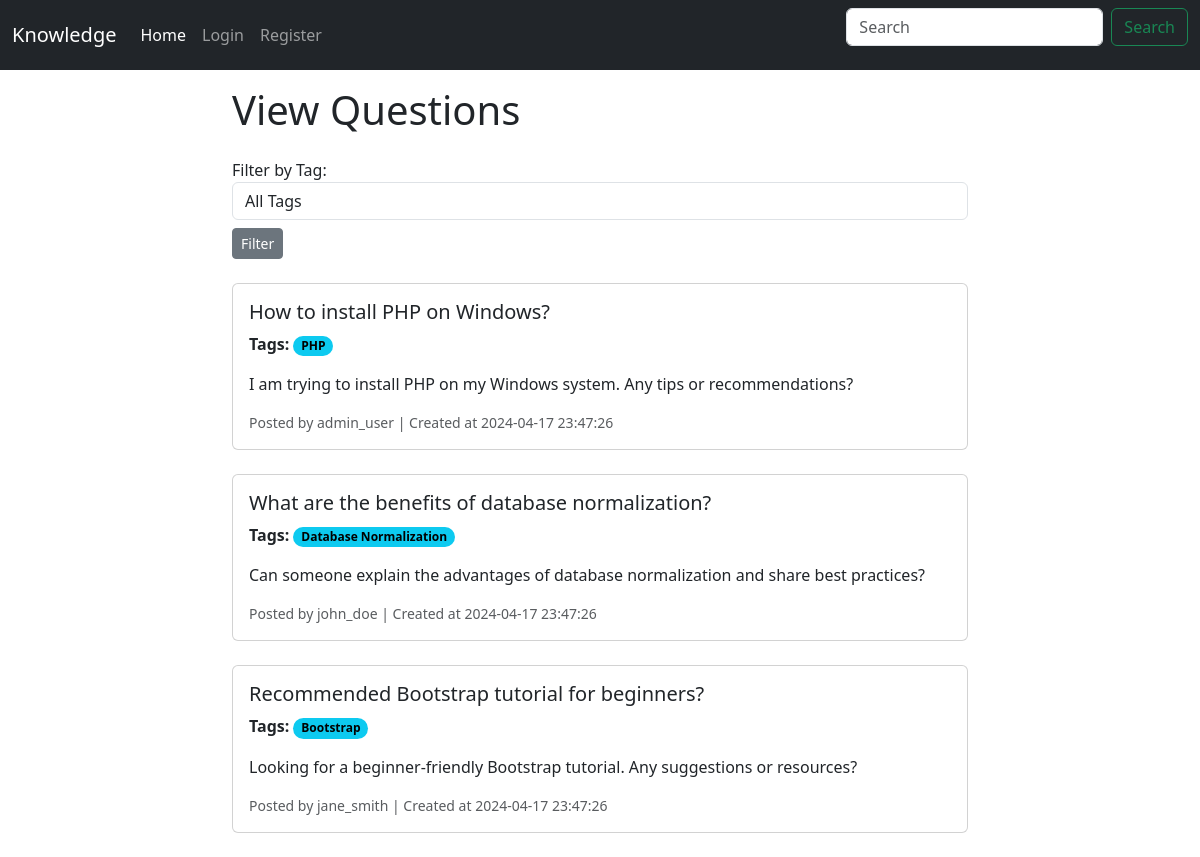
The page / on the database its author committed.
### tables this page shows
CREATE TABLE Questions (
    question_id INT PRIMARY KEY AUTO_INCREMENT,
    user_id INT,
    title VARCHAR(255) NOT NULL,
    body TEXT NOT NULL,
    created_at TIMESTAMP DEFAULT CURRENT_TIMESTAMP,
    updated_at TIMESTAMP DEFAULT CURRENT_TIMESTAMP ON UPDATE CURRENT_TIMESTAMP,
    reputations INT,
    FOREIGN KEY (user_id) REFERENCES Users(user_id) ON DELETE CASCADE
);

CREATE TABLE Tags (
    tag_id INT PRIMARY KEY AUTO_INCREMENT,
    name VARCHAR(50) UNIQUE NOT NULL
);

CREATE TABLE Users (
    user_id INT PRIMARY KEY AUTO_INCREMENT,
    username VARCHAR(50) UNIQUE NOT NULL,
    email VARCHAR(100) UNIQUE NOT NULL,
    password VARCHAR(100) NOT NULL,
    photo VARCHAR(255),
    created_at TIMESTAMP DEFAULT CURRENT_TIMESTAMP,
    reputations INT,
    role ENUM('admin', 'user') NOT NULL DEFAULT 'user'
);

### Utils/config.php (called while the page is built, shortened)
<?php
$domain = "http://localhost/se-project/";

### Services/AuthService.php (called while the page is built, shortened)
<?php
class AuthService
{
    public function isLoggedIn(): bool
    {
        return isset($_SESSION['username']);
    }
}

### Services/QuestionService.php (called while the page is built, shortened)
<?php
class QuestionService implements Service
{
    private $db;
    public function __construct()
    {
        $dbConnection = new DBConnection();
        $this->db = $dbConnection->getConnection();
    }
    public function getAll()
    {
        $query = "SELECT * FROM Questions";
        $stmt = $this->db->query($query);
        $questionDataArray = $stmt->fetchAll(PDO::FETCH_ASSOC);
        $questions = [];
        foreach ($questionDataArray as $questionData) {
            $questions[] = new Question($questionData['question_id'], $questionData['user_id'], $questionData['title'], $questionData['body'], $questionData['created_at'], $questionData['updated_at'], $questionData['reputations']);
        }
        return $questions;
    }
}
?>

### Utils/DBConnection.php (called while the page is built, shortened)
<?php
class DBConnection
{
    private string $host = 'localhost';
    private string $db_name = 'se-project';
    private string $username = 'root';
    private string $password = '';
    public function getConnection()
    {
        $this->conn = null;
        try {
            $this->conn = new PDO("mysql:host={$this->host};dbname={$this->db_name}", $this->username, $this->password);
            $this->conn->setAttribute(PDO::ATTR_ERRMODE, PDO::ERRMODE_EXCEPTION);
        } catch (PDOException $exception) {
            echo "Connection error: " . $exception->getMessage();
        }
        return $this->conn;
    }
}

### Models/Question.php (called while the page is built, shortened)
<?php
class Question {
    public int $question_id;
    public int $user_id;
    public string $title;
    public string $body;
    public string $created_at;
    public function __construct(int $question_id, int $user_id, string $title, string $body, string $created_at, string $updated_at, int $reputations) {
        $this->question_id = $question_id;
        $this->user_id = $user_id;
        $this->title = $title;
        $this->body = $body;
        $this->created_at = $created_at;
    }
    public function getQuestionId(): int {
        return $this->question_id;
    }
    public function getUserId(): int {
        return $this->user_id;
    }
    public function getTitle(): string {
        return $this->title;
    }
    public function getBody(): string {
        return $this->body;
    }
    public function getCreatedAt(): string {
        return $this->created_at;
    }
}

### Services/TagService.php (called while the page is built, shortened)
<?php
class TagService implements Service
{
    private $db;
    public function __construct()
    {
        $dbConnection = new DBConnection();
        $this->db = $dbConnection->getConnection();
    }
    public function getAll()
    {
        $query = "SELECT * FROM Tags";
        $stmt = $this->db->query($query);
        $tagDataArray = $stmt->fetchAll(PDO::FETCH_ASSOC);
        $tags = [];
        foreach ($tagDataArray as $tagData) {
            $tags[] = new Tag($tagData['tag_id'], $tagData['name']);
        }
        return $tags;
    }
    public function getTagsByQuestionID($questionID) {
        $query = "SELECT Tags.tag_id, Tags.name FROM Tags
                  INNER JOIN Question_Tags ON Tags.tag_id = Question_Tags.tag_id
                  WHERE Question_Tags.question_id = ?";
        $stmt = $this->db->prepare($query);
        $stmt->execute([$questionID]);
        $tagDataArray = $stmt->fetchAll(PDO::FETCH_ASSOC);
        $tags = [];
        foreach ($tagDataArray as $tagInfo) {
            $tags[] = new Tag($tagInfo['tag_id'], $tagInfo['name']);
        }
        return $tags;
    }
}

### Models/Tag.php (called while the page is built, shortened)
<?php
class Tag {
    public string $name;
    public function __construct(int $tag_id, string $name) {
        $this->name = $name;
    }
    public function getName(): string {
        return $this->name;
    }
}

### Services/UserService.php (called while the page is built, shortened)
<?php
class UserService implements Service
{
    private $db;
    public function __construct()
    {
        $dbConnection = new DBConnection();
        $this->db = $dbConnection->getConnection();
    }
    public function getById(int $id): ?User
    {
        try {
            $query = "SELECT * FROM Users WHERE user_id = :user_id";
            $stmt = $this->db->prepare($query);
            $stmt->execute(['user_id' => $id]);
            $userData = $stmt->fetch(PDO::FETCH_ASSOC);
            if ($userData) {
                return new User(
                    $userData['user_id'],
                    $userData['username'],
                    $userData['email'],
                    $userData['password'],
                    $userData['photo'],
                    $userData['created_at'],
                    $userData['reputations'],
                    $userData['role']
                );
            }
            return null;
        } catch (\PDOException $e) {
            throw new \Exception("Error fetching user by ID: " . $e->getMessage());
        }
    }
}

### Models/User.php (called while the page is built, shortened)
<?php
class User {
    public function __construct(int $user_id, string $username, string $email, string $password, ?string $photo, string $created_at, int $reputations, string $role) {
        $this->username = $username;
    }
}

### index.php (the view, shortened to what this page needs)
<?php
require_once __DIR__."/partials/header.php";
$questionService = new QuestionService();
$questions = $questionService->getAll();
$tagService = new TagService();
$tags = $tagService->getAll();
$userService = new UserService();
$selected_tag_id = isset($_GET['tag']) ? $_GET['tag'] : null;
if ($selected_tag_id) {
    $questions = $questionService->getQuestionsByTagID($selected_tag_id);
} else {
    $questions = $questionService->getAll();
}
?>
<div class="container mt-3">
    <div class="row justify-content-center">
        <div class="col-md-8">
            <h1 class="mb-4">View Questions</h1>
            <form action="index.php" method="get" class="mb-4">
                <div class="form-group mb-2">
                    <label for="tag">Filter by Tag:</label>
                    <select class="form-control" id="tag" name="tag">
                        <option value="">All Tags</option>
                    </select>
                </div>
                <button type="submit" class="btn btn-secondary btn-sm">Filter</button>
            </form>
            <?php foreach ($questions as $question): ?>
            <div class="card mb-4">
                <div class="card-body">
                    <h5 class="card-title"><?php echo $question->getTitle(); ?></h5>
                    <p class="card-text"><strong>Tags:</strong>
                        <?php foreach ($tagService->getTagsByQuestionID($question->getQuestionID()) as $tag): ?>
                            <span class="badge rounded-pill text-bg-info"><?php echo $tag->getName(); ?></span>
                        <?php endforeach; ?>
                    </p>
                    <p class="card-text"><?php echo $question->getBody(); ?></p>
                    <p class="card-text"><small class="text-muted">Posted by <?php echo $userService->getById($question->getUserID())->username; ?> | Created at <?php echo $question->getCreatedAt(); ?></small></p>
                </div>
            </div>
            <?php endforeach; ?>
        </div>
    </div>
</div>

### partials/header.php (shortened to what this page needs)
<?php
require_once __DIR__ . '/../Utils/config.php';
$authService = new AuthService();
?>
<html>
<head>
    <link rel="stylesheet" href="<?php echo $domain; ?>/css/bootstrap.min.css" />
</head>
<body>
    <nav class="navbar navbar-dark navbar-expand-lg bg-dark ">
        <div class="container-fluid">
            <a class="navbar-brand" href="<?php echo $domain; ?>">Knowledge</a>
            <div class="collapse navbar-collapse" id="navbarScroll">
                <ul class="navbar-nav me-auto my-2 my-lg-0 navbar-nav-scroll" style="--bs-scroll-height: 100px;">
                    <li class="nav-item">
                        <a class="nav-link active" aria-current="page" href="<?php echo $domain; ?>">Home</a>
                    </li>
                    <?php if (!$authService->isLoggedIn()) : ?>
                    <li class="nav-item">
                        <a class="nav-link" href="<?php echo $domain; ?>login.php">Login</a>
                    </li>
                    <li class="nav-item">
                        <a class="nav-link" href="<?php echo $domain; ?>register.php">Register</a>
                    </li>
                    <?php endif ?>
                </ul>
                <form class="d-flex" role="search">
                    <input class="form-control me-2" type="search" placeholder="Search" aria-label="Search">
                    <button class="btn btn-outline-success" type="submit">Search</button>
                </form>
            </div>
        </div>
    </nav>

### rows shown on the page
questions: title "How to install PHP on Windows?", body "I am trying to install PHP on my Windows system. Any tips or recommendations?", user.role "admin_user", created_at "2024-04-17 23:47:26"
tags: name "PHP"
questions: title "What are the benefits of database normalization?", body "Can someone explain the advantages of database normalization and share best practices?", user.role "john_doe", created_at "2024-04-17 23:47:26"
tags: name "Database Normalization"
questions: title "Recommended Bootstrap tutorial for beginners?", body "Looking for a beginner-friendly Bootstrap tutorial. Any suggestions or resources?", user.role "jane_smith", created_at "2024-04-17 23:47:26"
tags: name "Bootstrap"
